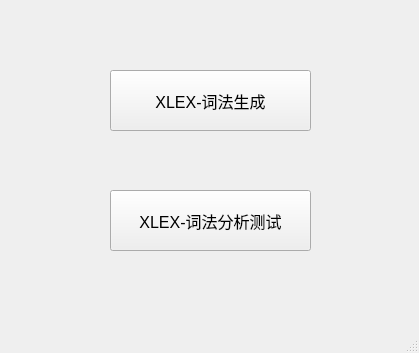
<?xml version="1.0" encoding="UTF-8"?>
<ui version="4.0">
 <class>AssigimentSeletionWindow</class>
 <widget class="QMainWindow" name="AssigimentSeletionWindow">
  <property name="geometry">
   <rect>
    <x>0</x>
    <y>0</y>
    <width>419</width>
    <height>353</height>
   </rect>
  </property>
  <property name="windowTitle">
   <string>MainWindow</string>
  </property>
  <widget class="QWidget" name="centralwidget">
   <widget class="QPushButton" name="pushButton_2">
    <property name="geometry">
     <rect>
      <x>110</x>
      <y>70</y>
      <width>201</width>
      <height>61</height>
     </rect>
    </property>
    <property name="font">
     <font>
      <pointsize>12</pointsize>
     </font>
    </property>
    <property name="text">
     <string>XLEX-词法生成</string>
    </property>
   </widget>
   <widget class="QPushButton" name="pushButton_3">
    <property name="geometry">
     <rect>
      <x>110</x>
      <y>190</y>
      <width>201</width>
      <height>61</height>
     </rect>
    </property>
    <property name="font">
     <font>
      <pointsize>12</pointsize>
     </font>
    </property>
    <property name="text">
     <string>XLEX-词法分析测试</string>
    </property>
   </widget>
  </widget>
  <widget class="QMenuBar" name="menubar">
   <property name="geometry">
    <rect>
     <x>0</x>
     <y>0</y>
     <width>419</width>
     <height>20</height>
    </rect>
   </property>
  </widget>
  <widget class="QStatusBar" name="statusbar"/>
 </widget>
 <resources/>
 <connections/>
</ui>
